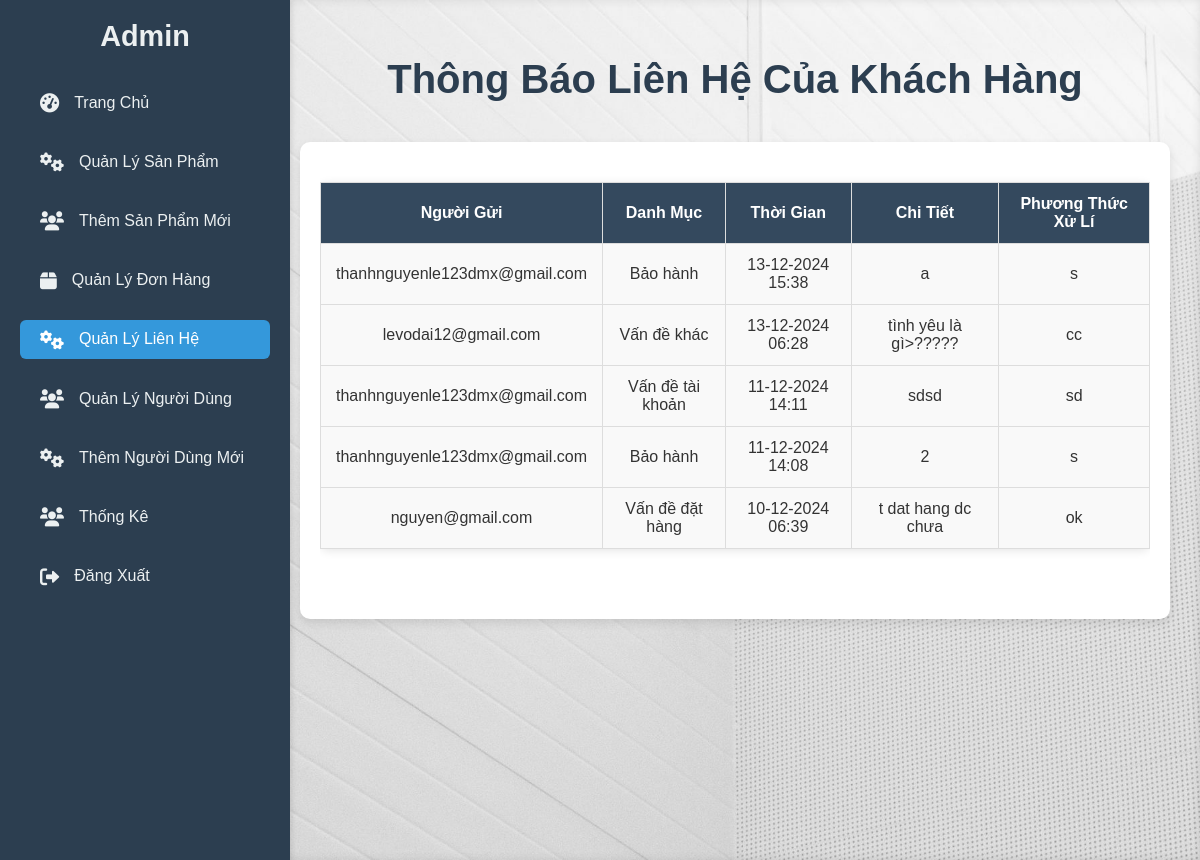
The page /backend/process_contact_message.php on the database as committed earlier.
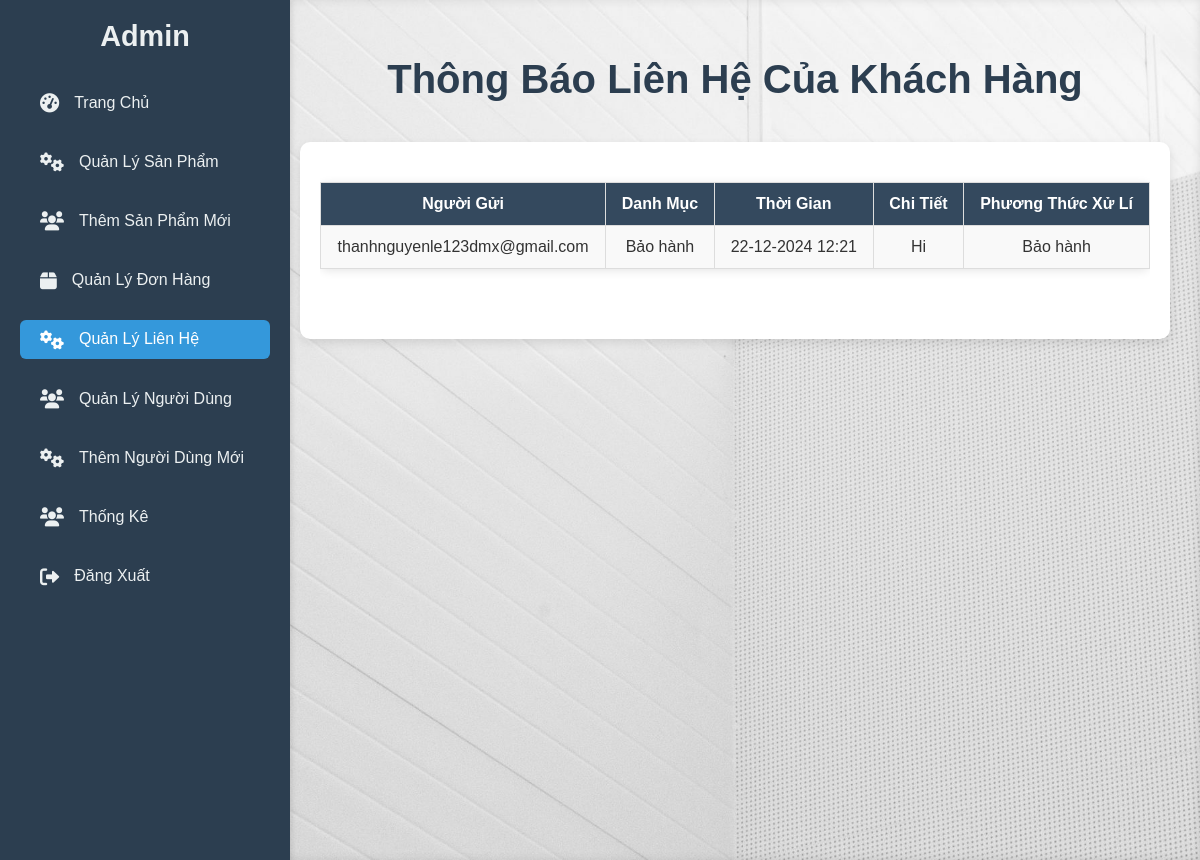
The same page on the database as committed later.
### tables this page shows
CREATE TABLE `contact_messages` (
  `id` int(11) NOT NULL,
  `user_id` int(11) NOT NULL,
  `name` varchar(255) NOT NULL,
  `email` varchar(255) NOT NULL,
  `category` varchar(255) NOT NULL,
  `message` text NOT NULL,
  `created_at` timestamp NOT NULL DEFAULT current_timestamp(),
  `status` enum('pending','processed') DEFAULT 'pending',
  `resolution` text DEFAULT NULL
);

### backend/process_contact_message.php (the view, shortened to what this page needs)
<?php
include '../backend/db_connect.php';
$sql_contact_messages = "SELECT * FROM contact_messages ORDER BY created_at DESC";
$result_contact_messages = $conn->query($sql_contact_messages);
?>
<!DOCTYPE html>
<html lang="vi">
<head>
    <link rel="stylesheet" href="../frontend/css/admin_page.css">
</head>
<body>
    <div class="wrapper">
        <?php include('../backend/sidebar.php'); ?>
        <div class="main-content">
            <h1>Thông Báo Liên Hệ Của Khách Hàng</h1>
            <div class="contact-messages">
                <div class="messages-table-wrapper">
                    <?php if ($result_contact_messages->num_rows > 0): ?>
                        <table class="messages-table">
                            <thead>
                                <tr>
                                    <th>Người Gửi</th>
                                    <th>Danh Mục</th>
                                    <th>Thời Gian</th>
                                    <th>Chi Tiết</th>
                                    <th>Phương Thức Xử Lí</th>
                                </tr>
                            </thead>
                            <tbody>
                                <?php while ($row = $result_contact_messages->fetch_assoc()): ?>
                                    <tr>
                                        <td><?php echo htmlspecialchars($row['name']); ?></td>
                                        <td><?php echo htmlspecialchars($row['category']); ?></td>
                                        <td><?php echo date('d-m-Y H:i', strtotime($row['created_at'])); ?></td>
                                        <td><?php echo htmlspecialchars($row['message']); ?></td>
                                        <td>
                                            <?php if ($row['status'] === 'pending'): ?>
                                                <button
                                                    class="btn-process"
                                                    data-message-id="<?php echo $row['id']; ?>"
                                                    data-name="<?php echo htmlspecialchars($row['name']); ?>"
                                                    data-category="<?php echo htmlspecialchars($row['category']); ?>"
                                                    data-time="<?php echo date('d-m-Y H:i', strtotime($row['created_at'])); ?>"
                                                    data-message="<?php echo htmlspecialchars($row['message']); ?>"
                                                >
                                                    Xử Lý
                                                </button>
                                            <?php else: ?>
                                                <?php echo htmlspecialchars($row['resolution']); ?>
                                            <?php endif; ?>
                                        </td>
                                    </tr>
                                <?php endwhile; ?>
                            </tbody>
                        </table>
                    <?php else: ?>
                        <p>Không có thông báo liên hệ nào từ khách hàng.</p>
                    <?php endif; ?>
                </div>
            </div>
        </div>
    </div>
</body>
</html>

Rows that differ between the two databases and show on the page:
removed contact_messages: name "thanhnguyenle123dmx@gmail.com", category "Bảo hành", created_at "13-12-2024 15:38", message "a", resolution "s"
removed contact_messages: name "levodai12@gmail.com", category "Vấn đề khác", created_at "13-12-2024 06:28", message "tình yêu là gì>?????", resolution "cc"
removed contact_messages: name "thanhnguyenle123dmx@gmail.com", category "Vấn đề tài khoản", created_at "11-12-2024 14:11", message "sdsd", resolution "sd"
removed contact_messages: name "thanhnguyenle123dmx@gmail.com", category "Bảo hành", created_at "11-12-2024 14:08", message "2", resolution "s"
removed contact_messages: name "nguyen@gmail.com", category "Vấn đề đặt hàng", created_at "10-12-2024 06:39", message "t dat hang dc chưa", resolution "ok"
added contact_messages: name "thanhnguyenle123dmx@gmail.com", category "Bảo hành", created_at "22-12-2024 12:21", message "Hi", resolution "Bảo hành"
